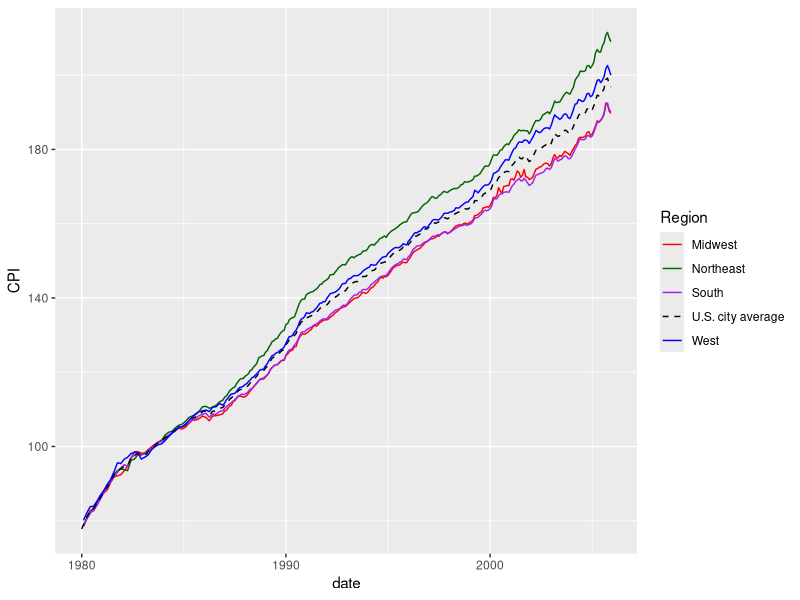
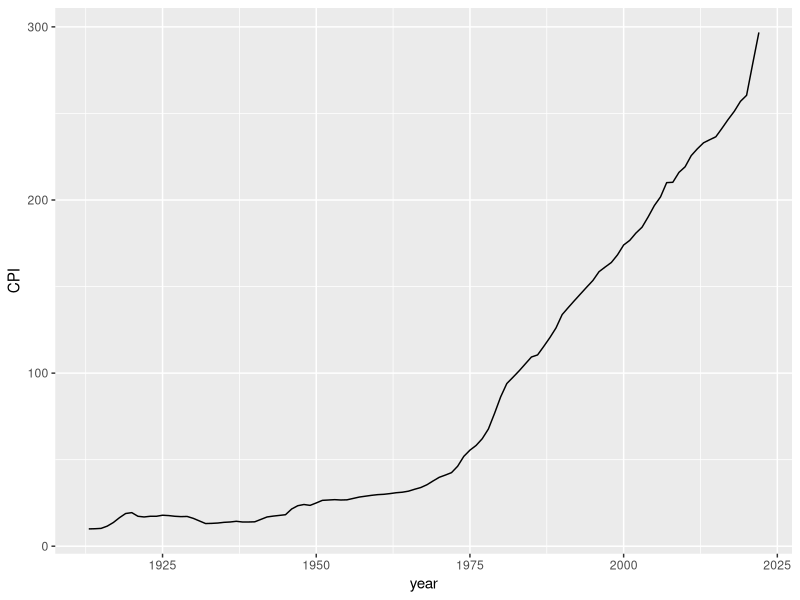
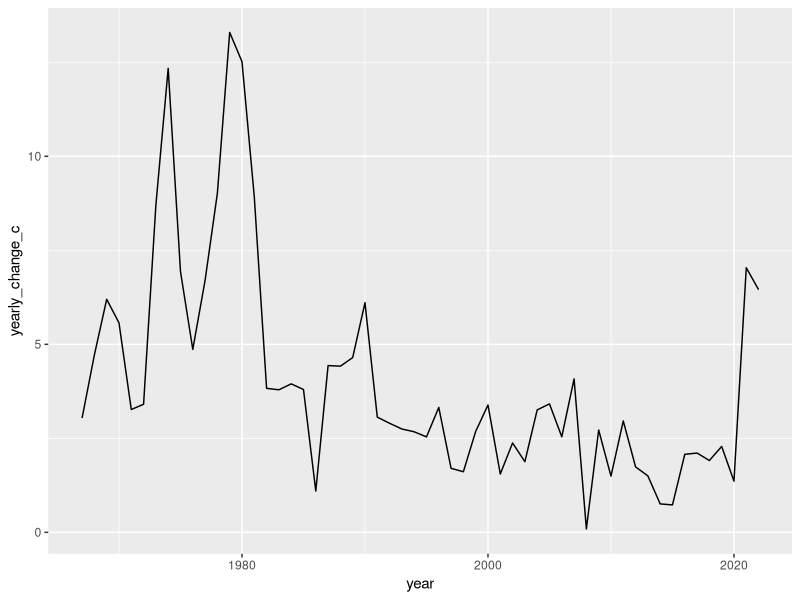
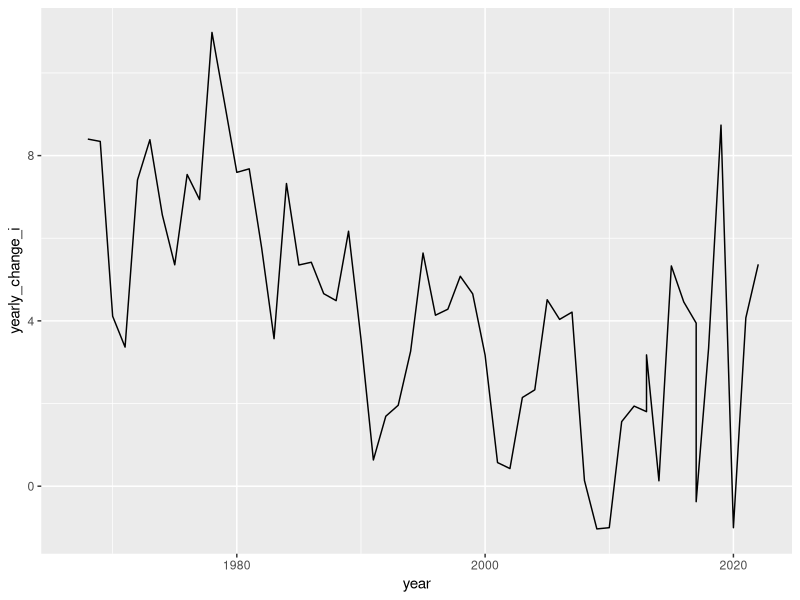
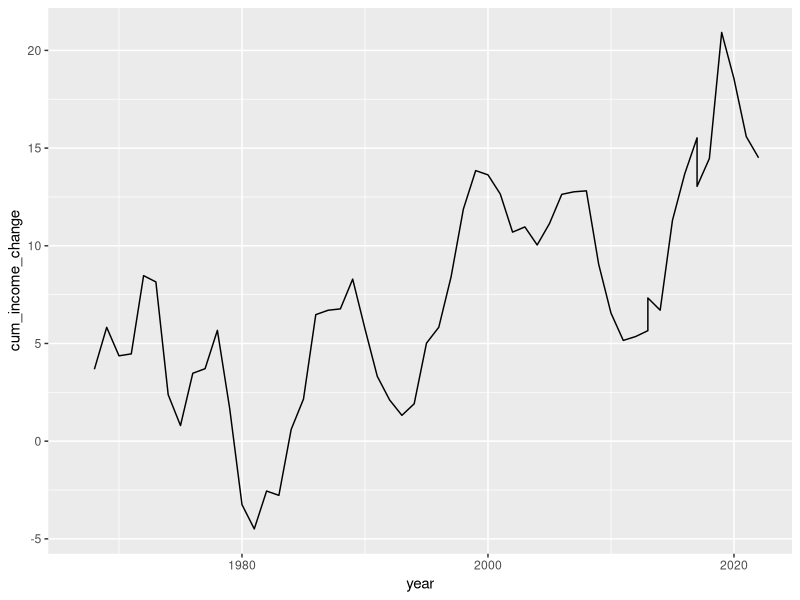
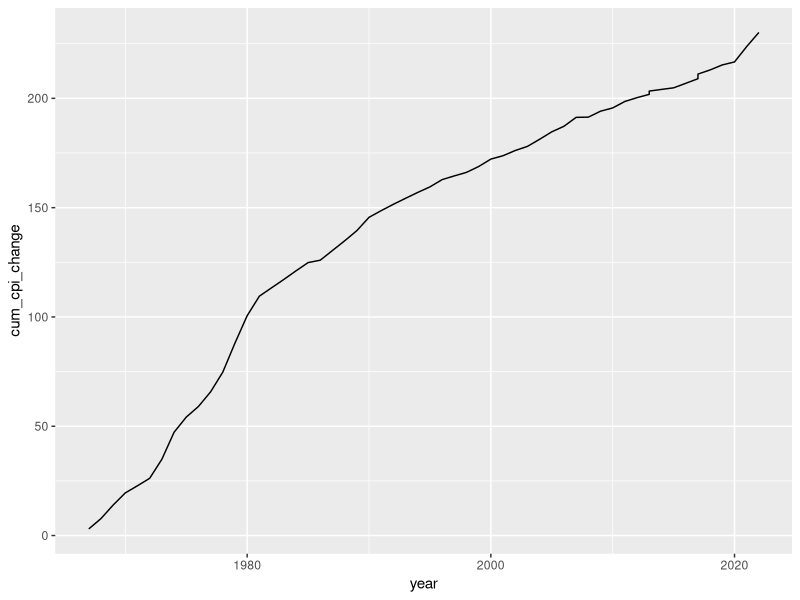
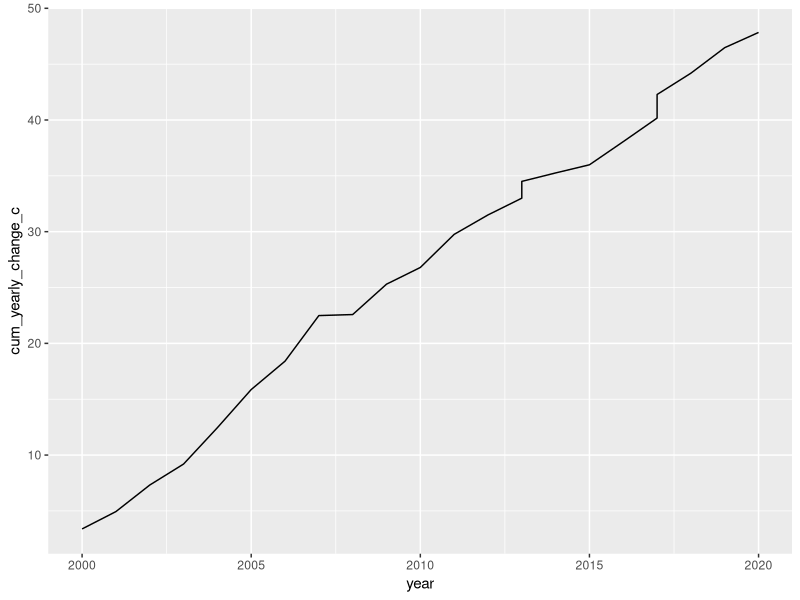

These charts were generated, in order, by the following R code:
## ---- chunk 1
library(tidyverse)
library(lubridate)
library(dplyr)
## ---- chunk 2
cpi_by_region <- read_csv("../data/cpi_by_region.csv")
family_income <- read_csv("../data/income_updated.csv")
accurate_income <- read_csv("../data/accurate_income.csv")
cpi_total <- read_csv("../data/all_cpi_updated.csv")
cpi_income <- read_csv("../data/cpi_income.csv")
## ---- chunk 3
cpi_by_region
## ---- chunk 4
cpi_by_region <- cpi_by_region |>
  mutate(date = mdy(paste(Month, "01", Period)))
## ---- chunk 5
min_year = 1990
max_year = 2000

cpi_by_region |>
  filter(Period >= min_year, Period <= max_year)
## ---- chunk 6
min_year = 1980
max_year = 2005

cpi_by_region |>
  filter(Period >= min_year, Period <= max_year) |>
  ggplot(aes(x = date, y = CPI, group = Region, color = Region,linetype = Region)) +
  geom_line() +
  scale_color_manual(values = c('Red','Dark Green', 'Purple', 'Black', 'Blue')) +
  scale_linetype_manual(values = c("solid","solid", "solid", "dashed","solid"))
## ---- chunk 7
family_income
## ---- chunk 8
min_year = 1960
max_year = 2000
accurate_income |>
  filter(year >= min_year, year <= max_year) #|>
  #ggplot(aes(x = year, y= median_income))+
   #   geom_line()
       
## ---- chunk 9
cpi_by_region |>
  group_by(Region)
## ---- chunk 10
cpi_total |>
  ggplot(aes(x = year, y = CPI)) +
  geom_line()
## ---- chunk 11
cpi_income |>
  ggplot(aes(x= year, y = yearly_change_c)) +
  geom_line()
## ---- chunk 12
cpi_income |>
  ggplot(aes(x= year, y = yearly_change_i)) +
  geom_line()
## ---- chunk 13
cpi_income |>
  ggplot(aes(x= year, y = cum_income_change)) +
  geom_line()
## ---- chunk 14
cpi_income |>
  ggplot(aes(x= year, y = cum_cpi_change)) +
  geom_line()
## ---- chunk 15
min_year = 2000
max_year = 2020

adjustable_cpi_income <- cpi_income |>
  filter(year >= min_year, year <= max_year)

adjustable_cpi_income <- adjustable_cpi_income |>
  mutate(cum_yearly_change_c = cumsum(yearly_change_c))

adjustable_cpi_income |>
  ggplot(aes(x = year, y = cum_yearly_change_c)) +
  geom_line()
## ---- chunk 16
cpi_income |>
  filter(year == 1980)

